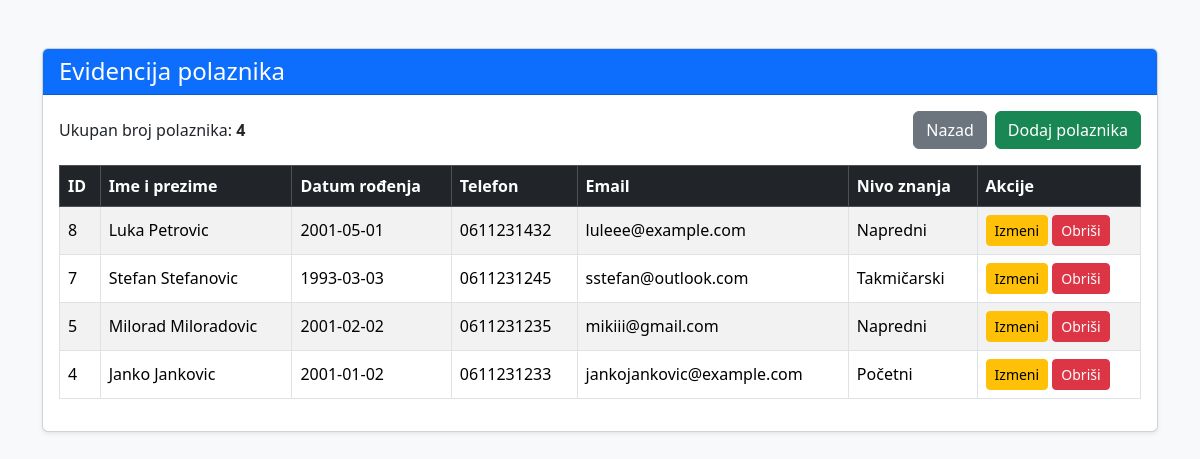
Page /plivanje_projekat/polaznici.php (signed in) on the committed database.
### tables this page shows
CREATE TABLE IF NOT EXISTS `polaznici` (
  `id` int NOT NULL AUTO_INCREMENT,
  `ime` varchar(50) NOT NULL,
  `prezime` varchar(50) NOT NULL,
  `datum_rodjenja` date DEFAULT NULL,
  `telefon` varchar(30) DEFAULT NULL,
  `email` varchar(100) DEFAULT NULL,
  `nivo_id` int DEFAULT NULL,
  PRIMARY KEY (`id`),
  KEY `nivo_id` (`nivo_id`)
);

CREATE TABLE IF NOT EXISTS `nivoi` (
  `id` int NOT NULL AUTO_INCREMENT,
  `naziv` varchar(100) NOT NULL,
  `opis` text,
  PRIMARY KEY (`id`)
);

### plivanje_projekat/classes/BaseModel.php (called while the page is built, shortened)
<?php
require_once __DIR__ . '/../config/Database.php';
class BaseModel
{
    public function __construct()
    {
        $database = new Database();
        $this->connection = $database->connect();
    }
}

### plivanje_projekat/config/Database.php (called while the page is built)
<?php
class Database
{
    private string $host = 'localhost';
    private string $databaseName = 'plivanje_db';
    private string $username = 'root';
    private string $password = '';
    private ?PDO $connection = null;
    public function connect(): PDO
    {
        if ($this->connection === null) {
            try {
                $dsn = "mysql:host={$this->host};dbname={$this->databaseName};charset=utf8mb4";
                $this->connection = new PDO(
                    $dsn,
                    $this->username,
                    $this->password
                );
                $this->connection->setAttribute(
                    PDO::ATTR_ERRMODE,
                    PDO::ERRMODE_EXCEPTION
                );
                $this->connection->setAttribute(
                    PDO::ATTR_DEFAULT_FETCH_MODE,
                    PDO::FETCH_ASSOC
                );
            } catch (PDOException $exception) {
                die('Greška pri povezivanju sa bazom: ' . $exception->getMessage());
            }
        }
        return $this->connection;
    }
}

### plivanje_projekat/classes/Polaznik.php (called while the page is built, shortened)
<?php
require_once __DIR__ . '/BaseModel.php';
class Polaznik extends BaseModel implements CrudInterface
{
    public function read(): array
    {
        $sql = "SELECT polaznici.*, nivoi.naziv AS naziv_nivoa
                FROM polaznici
                LEFT JOIN nivoi ON polaznici.nivo_id = nivoi.id
                ORDER BY polaznici.id DESC";
        $stmt = $this->connection->query($sql);
        return $stmt->fetchAll();
    }
}

### plivanje_projekat/polaznici.php (the view, shortened to what this page needs)
<?php
require_once __DIR__ . '/classes/Polaznik.php';
$polaznikModel = new Polaznik();
$polaznici = $polaznikModel->read();
?>
<!DOCTYPE html>
<html lang="sr">
<head>
    <link
        href="https://cdn.jsdelivr.net/npm/bootstrap@5.3.3/dist/css/bootstrap.min.css"
        rel="stylesheet"
    >
</head>
<body class="bg-light">
<div class="container py-5">
    <div class="card shadow-sm">
        <div class="card-header bg-primary text-white">
            <h1 class="h4 mb-0">Evidencija polaznika</h1>
        </div>
        <div class="card-body">
            <div class="d-flex justify-content-between align-items-center mb-3">
                <p class="mb-0">
                    Ukupan broj polaznika:
                    <strong><?= count($polaznici) ?></strong>
                </p>
                <div class="d-flex gap-2">
                    <a
                        href="dashboard.php"
                        class="btn btn-secondary"
                    >
                        Nazad
                    </a>
                    <a
                        href="dodaj_polaznika.php"
                        class="btn btn-success"
                    >
                        Dodaj polaznika
                    </a>
                </div>
            </div>
            <?php if (empty($polaznici)): ?>
                <div class="alert alert-info">
                    Trenutno nema evidentiranih polaznika.
                </div>
            <?php else: ?>
                <div class="table-responsive">
                    <table class="table table-striped table-bordered align-middle">
                        <thead class="table-dark">
                        <tr>
                            <th>ID</th>
                            <th>Ime i prezime</th>
                            <th>Datum rođenja</th>
                            <th>Telefon</th>
                            <th>Email</th>
                            <th>Nivo znanja</th>
                            <th>Akcije</th>
                        </tr>
                        </thead>
                        <tbody>
                        <?php foreach ($polaznici as $polaznik): ?>
                            <tr>
                                <td>
                                    <?= htmlspecialchars($polaznik['id']) ?>
                                </td>
                                <td>
                                    <?= htmlspecialchars(
                                        $polaznik['ime'] . ' ' . $polaznik['prezime']
                                    ) ?>
                                </td>
                                <td>
                                    <?= htmlspecialchars($polaznik['datum_rodjenja'] ?? '') ?>
                                </td>
                                <td>
                                    <?= htmlspecialchars($polaznik['telefon'] ?? '') ?>
                                </td>
                                <td>
                                    <?= htmlspecialchars($polaznik['email'] ?? '') ?>
                                </td>
                                <td>
                                    <?= htmlspecialchars(
                                        $polaznik['naziv_nivoa'] ?? 'Nije određen'
                                    ) ?>
                                </td>
                                <td>
                                    <a
                                        href="izmeni_polaznika.php?id=<?= $polaznik['id'] ?>"
                                        class="btn btn-warning btn-sm"
                                    >
                                        Izmeni
                                    </a>
                                    <a
                                        href="obrisi_polaznika.php?id=<?= $polaznik['id'] ?>"
                                        class="btn btn-danger btn-sm"
                                        onclick="return confirm('Da li sigurno želiš da obrišeš polaznika?')"
                                    >
                                        Obriši
                                    </a>
                                </td>
                            </tr>
                        <?php endforeach; ?>
                        </tbody>
                    </table>
                </div>
            <?php endif; ?>
        </div>
    </div>
</div>
</body>
</html>

### rows in the picture
polaznici: id "8", ime+prezime "Luka Petrovic", datum_rodjenja "2001-05-01", telefon "0611231432", email "luleee@example.com", nivoi.naziv "Napredni"
polaznici: id "7", ime+prezime "Stefan Stefanovic", datum_rodjenja "1993-03-03", telefon "0611231245", email "sstefan@outlook.com", nivoi.naziv "Takmičarski"
polaznici: id "5", ime+prezime "Milorad Miloradovic", datum_rodjenja "2001-02-02", telefon "0611231235", email "mikiii@gmail.com", nivoi.naziv "Napredni"
polaznici: id "4", ime+prezime "Janko Jankovic", datum_rodjenja "2001-01-02", telefon "0611231233", email "jankojankovic@example.com", nivoi.naziv "Početni"

### other values in the picture
count($polaznici) "4"
